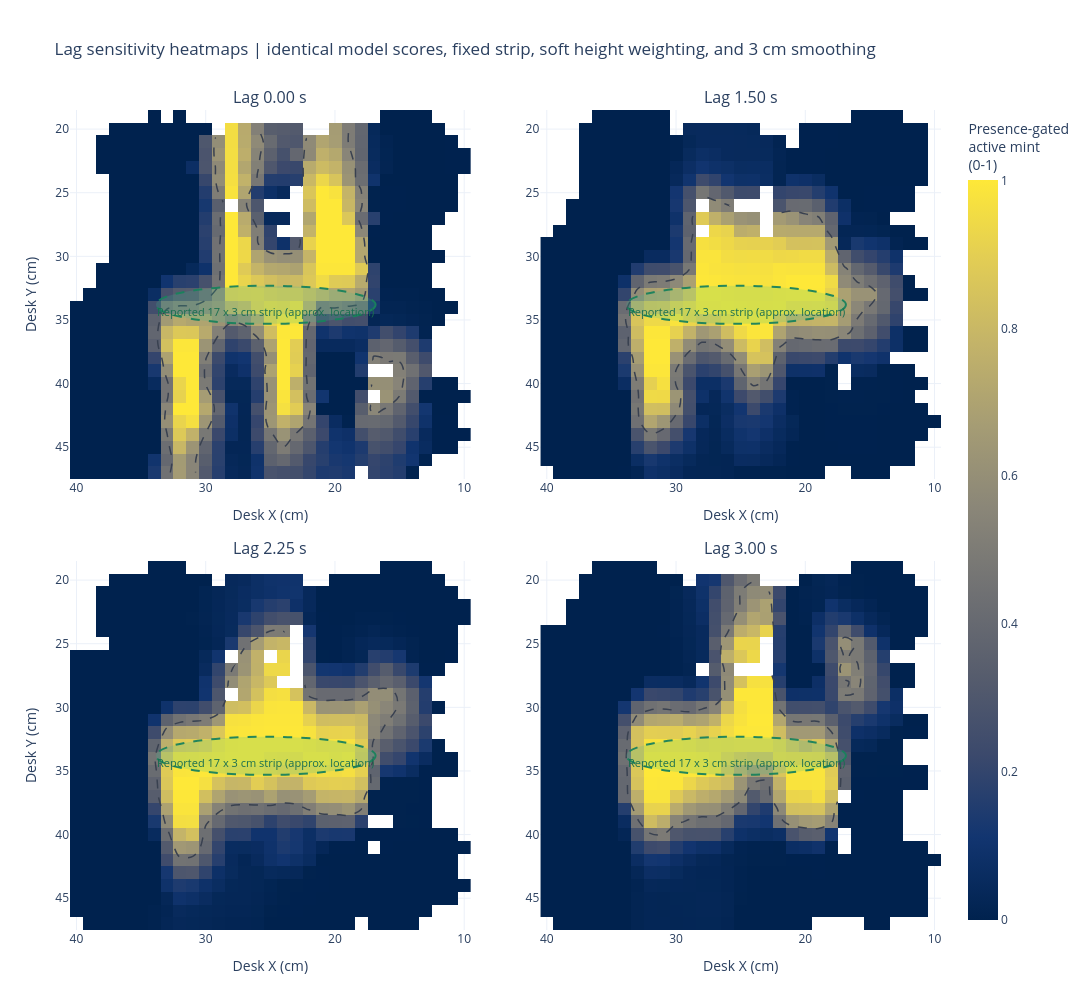

Write notebook code for a chart like this one.
### Code cell
LAG_MAP_VALUES_S = (0.0, 1.5, PRIMARY_LAG_MINIMUM_S, 3.0)
lag_map_figure = make_subplots(
    rows=2, cols=2,
    subplot_titles=tuple(f'Lag {lag_s:.2f} s' for lag_s in LAG_MAP_VALUES_S),
    horizontal_spacing=0.08, vertical_spacing=0.10,
)
lag_map_support = {}
for panel_index, lag_s in enumerate(LAG_MAP_VALUES_S):
    row = panel_index // 2 + 1
    col = panel_index % 2 + 1
    frame = lag_audit_frames[float(lag_s)].copy()
    grid, support = smooth_height_weighted_grid(
        frame, 'active_mint_gated_score'
    )
    lag_map_support[lag_s] = sum(
        value is not None for grid_row in grid for value in grid_row
    )
    lag_map_figure.add_trace(go.Heatmap(
        x=HEATMAP_GRID_X, y=HEATMAP_GRID_Y, z=grid,
        coloraxis='coloraxis', connectgaps=False,
        hovertemplate=(
            'Desk X %{x:.1f} cm<br>Desk Y %{y:.1f} cm'
            f'<br>Lag {lag_s:.2f} s active evidence %{{z:.3f}}<extra></extra>'
        ),
    ), row=row, col=col)
    lag_map_figure.add_trace(go.Contour(
        x=HEATMAP_GRID_X, y=HEATMAP_GRID_Y, z=grid,
        contours=dict(start=0.5, end=0.5, size=1, coloring='none'),
        line=dict(color='#394150', width=1.5, dash='dash'),
        showscale=False, hoverinfo='skip',
    ), row=row, col=col)
    add_source_overlay(lag_map_figure, row=row, col=col)
    lag_map_figure.update_xaxes(
        title_text='Desk X (cm)', autorange='reversed', row=row, col=col,
    )
    lag_map_figure.update_yaxes(
        title_text='Desk Y (cm)' if col == 1 else None,
        autorange='reversed', row=row, col=col,
    )
lag_map_figure.update_layout(
    title=(
        'Lag sensitivity heatmaps | identical model scores, fixed strip, '
        'soft height weighting, and 3 cm smoothing'
    ),
    width=1150, height=1000, template='plotly_white', showlegend=False,
    coloraxis=dict(
        colorscale='Cividis', cmin=0, cmax=1,
        colorbar=dict(title='Presence-gated<br>active mint<br>(0-1)', x=1.02),
    ),
    margin=dict(l=70, r=150, t=110, b=70),
)
lag_map_figure.show()

primary_row = lag_audit.loc[
    lag_audit['lag_s'].eq(PRIMARY_LAG_MINIMUM_S)
].iloc[0]
old_row = lag_audit.loc[lag_audit['lag_s'].eq(3.0)].iloc[0]
best_upward_lag = float(lag_audit.loc[
    lag_audit['upward-pass distance (cm)'].idxmin(), 'lag_s'
])
best_downward_lag = float(lag_audit.loc[
    lag_audit['downward-pass distance (cm)'].idxmin(), 'lag_s'
])
display(Markdown(f'''\
**Audit result.** The raw-distance minimum is **{PRIMARY_LAG_MINIMUM_S:.2f} s**. 
The distance and AUC criteria jointly support a narrow **{PROVISIONAL_LAG_MIN_S:.2f}-{PROVISIONAL_LAG_MAX_S:.2f} s** band rather than the previous 3.00 s assumption. 
At the primary minimum, active-score-weighted distance outside the strip is **{primary_row[distance_column]:.3f} cm** and source-ranking AUC is **{primary_row['source-ranking AUC']:.3f}**; at 3.00 s they are **{old_row[distance_column]:.3f} cm** and **{old_row['source-ranking AUC']:.3f}**. 
The separate pass-direction minima are **{best_upward_lag:.2f} s upward** and **{best_downward_lag:.2f} s downward**.

**Interpretation.** This evidence makes 3.00 s look somewhat overcorrected for this raster, but it does not establish a universal exact lag. The strip coordinates are approximate, and any difference between upward and downward optima indicates that one fixed delay cannot perfectly explain sensor persistence, changing speed, plume transport, and manual turns. Treat **{PROVISIONAL_LAG_MIN_S:.2f}-{PROVISIONAL_LAG_MAX_S:.2f} s** as a provisional calibration range, then test it unchanged on a new run with independently measured strip coordinates.
'''))

### Figure 1 — Plotly figure (JSON) as saved in the notebook; plotly's stock layout.template omitted (floating-point values rounded to 4 significant figures; data arrays with more than 128 entries replaced by an {"elided": "..."} marker saying what was removed)
{"data": [{"coloraxis": "coloraxis", "connectgaps": false, "hovertemplate": "Desk X %{x:.1f} cm<br>Desk Y %{y:.1f} cm<br>Lag 0.00 s active evidence %{z:.3f}<extra></extra>", "type": "heatmap", "x": [10, 11, 12, 13, 14, 15, 16, 17, 18, 19, 20, 21, 22, 23, 24, 25, 26, 27, 28, 29, 30, 31, 32, 33, 34, 35, 36, 37, 38, 39, 40], "xaxis": "x", "y": [19, 20, 21, 22, 23, 24, 25, 26, 27, 28, 29, 30, 31, 32, 33, 34, 35, 36, 37, 38, 39, 40, 41, 42, 43, 44, 45, 46, 47], "yaxis": "y", "z": {"elided": "29x31 float values"}}, {"contours": {"coloring": "none", "end": 0.5, "size": 1, "start": 0.5}, "hoverinfo": "skip", "line": {"color": "#394150", "dash": "dash", "width": 1.5}, "showscale": false, "type": "contour", "x": [10, 11, 12, 13, 14, 15, 16, 17, 18, 19, 20, 21, 22, 23, 24, 25, 26, 27, 28, 29, 30, 31, 32, 33, 34, 35, 36, 37, 38, 39, 40], "xaxis": "x", "y": [19, 20, 21, 22, 23, 24, 25, 26, 27, 28, 29, 30, 31, 32, 33, 34, 35, 36, 37, 38, 39, 40, 41, 42, 43, 44, 45, 46, 47], "yaxis": "y", "z": {"elided": "29x31 float values"}}, {"coloraxis": "coloraxis", "connectgaps": false, "hovertemplate": "Desk X %{x:.1f} cm<br>Desk Y %{y:.1f} cm<br>Lag 1.50 s active evidence %{z:.3f}<extra></extra>", "type": "heatmap", "x": [10, 11, 12, 13, 14, 15, 16, 17, 18, 19, 20, 21, 22, 23, 24, 25, 26, 27, 28, 29, 30, 31, 32, 33, 34, 35, 36, 37, 38, 39, 40], "xaxis": "x2", "y": [19, 20, 21, 22, 23, 24, 25, 26, 27, 28, 29, 30, 31, 32, 33, 34, 35, 36, 37, 38, 39, 40, 41, 42, 43, 44, 45, 46, 47], "yaxis": "y2", "z": {"elided": "29x31 float values"}}, {"contours": {"coloring": "none", "end": 0.5, "size": 1, "start": 0.5}, "hoverinfo": "skip", "line": {"color": "#394150", "dash": "dash", "width": 1.5}, "showscale": false, "type": "contour", "x": [10, 11, 12, 13, 14, 15, 16, 17, 18, 19, 20, 21, 22, 23, 24, 25, 26, 27, 28, 29, 30, 31, 32, 33, 34, 35, 36, 37, 38, 39, 40], "xaxis": "x2", "y": [19, 20, 21, 22, 23, 24, 25, 26, 27, 28, 29, 30, 31, 32, 33, 34, 35, 36, 37, 38, 39, 40, 41, 42, 43, 44, 45, 46, 47], "yaxis": "y2", "z": {"elided": "29x31 float values"}}, {"coloraxis": "coloraxis", "connectgaps": false, "hovertemplate": "Desk X %{x:.1f} cm<br>Desk Y %{y:.1f} cm<br>Lag 2.25 s active evidence %{z:.3f}<extra></extra>", "type": "heatmap", "x": [10, 11, 12, 13, 14, 15, 16, 17, 18, 19, 20, 21, 22, 23, 24, 25, 26, 27, 28, 29, 30, 31, 32, 33, 34, 35, 36, 37, 38, 39, 40], "xaxis": "x3", "y": [19, 20, 21, 22, 23, 24, 25, 26, 27, 28, 29, 30, 31, 32, 33, 34, 35, 36, 37, 38, 39, 40, 41, 42, 43, 44, 45, 46, 47], "yaxis": "y3", "z": {"elided": "29x31 float values"}}, {"contours": {"coloring": "none", "end": 0.5, "size": 1, "start": 0.5}, "hoverinfo": "skip", "line": {"color": "#394150", "dash": "dash", "width": 1.5}, "showscale": false, "type": "contour", "x": [10, 11, 12, 13, 14, 15, 16, 17, 18, 19, 20, 21, 22, 23, 24, 25, 26, 27, 28, 29, 30, 31, 32, 33, 34, 35, 36, 37, 38, 39, 40], "xaxis": "x3", "y": [19, 20, 21, 22, 23, 24, 25, 26, 27, 28, 29, 30, 31, 32, 33, 34, 35, 36, 37, 38, 39, 40, 41, 42, 43, 44, 45, 46, 47], "yaxis": "y3", "z": {"elided": "29x31 float values"}}, {"coloraxis": "coloraxis", "connectgaps": false, "hovertemplate": "Desk X %{x:.1f} cm<br>Desk Y %{y:.1f} cm<br>Lag 3.00 s active evidence %{z:.3f}<extra></extra>", "type": "heatmap", "x": [10, 11, 12, 13, 14, 15, 16, 17, 18, 19, 20, 21, 22, 23, 24, 25, 26, 27, 28, 29, 30, 31, 32, 33, 34, 35, 36, 37, 38, 39, 40], "xaxis": "x4", "y": [19, 20, 21, 22, 23, 24, 25, 26, 27, 28, 29, 30, 31, 32, 33, 34, 35, 36, 37, 38, 39, 40, 41, 42, 43, 44, 45, 46, 47], "yaxis": "y4", "z": {"elided": "29x31 float values"}}, {"contours": {"coloring": "none", "end": 0.5, "size": 1, "start": 0.5}, "hoverinfo": "skip", "line": {"color": "#394150", "dash": "dash", "width": 1.5}, "showscale": false, "type": "contour", "x": [10, 11, 12, 13, 14, 15, 16, 17, 18, 19, 20, 21, 22, 23, 24, 25, 26, 27, 28, 29, 30, 31, 32, 33, 34, 35, 36, 37, 38, 39, 40], "xaxis": "x4", "y": [19, 20, 21, 22, 23, 24, 25, 26, 27, 28, 29, 30, 31, 32, 33, 34, 35, 36, 37, 38, 39, 40, 41, 42, 43, 44, 45, 46, 47], "yaxis": "y4", "z": {"elided": "29x31 float values"}}], "layout": {"annotations": [{"font": {"size": 16}, "showarrow": false, "text": "Lag 0.00 s", "x": 0.23, "xanchor": "center", "xref": "paper", "y": 1, "yanchor": "bottom", "yref": "paper"}, {"font": {"size": 16}, "showarrow": false, "text": "Lag 1.50 s", "x": 0.77, "xanchor": "center", "xref": "paper", "y": 1, "yanchor": "bottom", "yref": "paper"}, {"font": {"size": 16}, "showarrow": false, "text": "Lag 2.25 s", "x": 0.23, "xanchor": "center", "xref": "paper", "y": 0.45, "yanchor": "bottom", "yref": "paper"}, {"font": {"size": 16}, "showarrow": false, "text": "Lag 3.00 s", "x": 0.77, "xanchor": "center", "xref": "paper", "y": 0.45, "yanchor": "bottom", "yref": "paper"}, {"font": {"color": "rgb(25, 110, 80)", "size": 11}, "showarrow": false, "text": "Reported 17 x 3 cm strip (approx. location)", "x": 25.36, "xref": "x", "y": 35.31, "yref": "y", "yshift": 12}, {"font": {"color": "rgb(25, 110, 80)", "size": 11}, "showarrow": false, "text": "Reported 17 x 3 cm strip (approx. location)", "x": 25.36, "xref": "x2", "y": 35.31, "yref": "y2", "yshift": 12}, {"font": {"color": "rgb(25, 110, 80)", "size": 11}, "showarrow": false, "text": "Reported 17 x 3 cm strip (approx. location)", "x": 25.36, "xref": "x3", "y": 35.31, "yref": "y3", "yshift": 12}, {"font": {"color": "rgb(25, 110, 80)", "size": 11}, "showarrow": false, "text": "Reported 17 x 3 cm strip (approx. location)", "x": 25.36, "xref": "x4", "y": 35.31, "yref": "y4", "yshift": 12}], "coloraxis": {"cmax": 1, "cmin": 0, "colorbar": {"title": {"text": "Presence-gated<br>active mint<br>(0-1)"}, "x": 1.02}, "colorscale": [[0, "#00224e"], [0.1111, "#123570"], [0.2222, "#3b496c"], [0.3333, "#575d6d"], [0.4444, "#707173"], [0.5556, "#8a8678"], [0.6667, "#a59c74"], [0.7778, "#c3b369"], [0.8889, "#e1cc55"], [1, "#fee838"]]}, "height": 1000, "margin": {"b": 70, "l": 70, "r": 150, "t": 110}, "shapes": [{"fillcolor": "rgba(63, 191, 143, 0.20)", "layer": "above", "line": {"color": "rgba(25, 130, 92, 0.95)", "dash": "dash", "width": 2}, "type": "circle", "x0": 16.86, "x1": 33.86, "xref": "x", "y0": 32.31, "y1": 35.31, "yref": "y"}, {"fillcolor": "rgba(63, 191, 143, 0.20)", "layer": "above", "line": {"color": "rgba(25, 130, 92, 0.95)", "dash": "dash", "width": 2}, "type": "circle", "x0": 16.86, "x1": 33.86, "xref": "x2", "y0": 32.31, "y1": 35.31, "yref": "y2"}, {"fillcolor": "rgba(63, 191, 143, 0.20)", "layer": "above", "line": {"color": "rgba(25, 130, 92, 0.95)", "dash": "dash", "width": 2}, "type": "circle", "x0": 16.86, "x1": 33.86, "xref": "x3", "y0": 32.31, "y1": 35.31, "yref": "y3"}, {"fillcolor": "rgba(63, 191, 143, 0.20)", "layer": "above", "line": {"color": "rgba(25, 130, 92, 0.95)", "dash": "dash", "width": 2}, "type": "circle", "x0": 16.86, "x1": 33.86, "xref": "x4", "y0": 32.31, "y1": 35.31, "yref": "y4"}], "showlegend": false, "title": {"text": "Lag sensitivity heatmaps | identical model scores, fixed strip, soft height weighting, and 3 cm smoothing"}, "width": 1150, "xaxis": {"anchor": "y", "autorange": "reversed", "domain": [0, 0.46], "title": {"text": "Desk X (cm)"}}, "xaxis2": {"anchor": "y2", "autorange": "reversed", "domain": [0.54, 1], "title": {"text": "Desk X (cm)"}}, "xaxis3": {"anchor": "y3", "autorange": "reversed", "domain": [0, 0.46], "title": {"text": "Desk X (cm)"}}, "xaxis4": {"anchor": "y4", "autorange": "reversed", "domain": [0.54, 1], "title": {"text": "Desk X (cm)"}}, "yaxis": {"anchor": "x", "autorange": "reversed", "domain": [0.55, 1], "title": {"text": "Desk Y (cm)"}}, "yaxis2": {"anchor": "x2", "autorange": "reversed", "domain": [0.55, 1]}, "yaxis3": {"anchor": "x3", "autorange": "reversed", "domain": [0, 0.45], "title": {"text": "Desk Y (cm)"}}, "yaxis4": {"anchor": "x4", "autorange": "reversed", "domain": [0, 0.45]}}}
